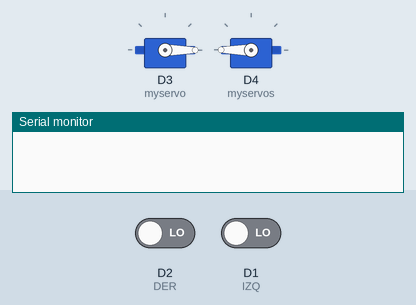
The sketch below on a simulated ESP8266 (NodeMCU). Parts: 2 × servo, the last lines printed to the serial monitor. The test bench sets the inputs (shaded band); at power-on: D2 (DER) LOW, D1 (IZQ) LOW.

Above: at 0.01 s.
At 1.26 s:
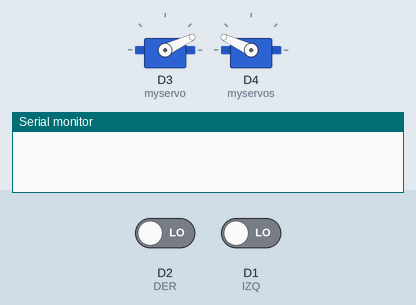
1.3 s: D2 (DER) driven HIGH
At 2.01 s:
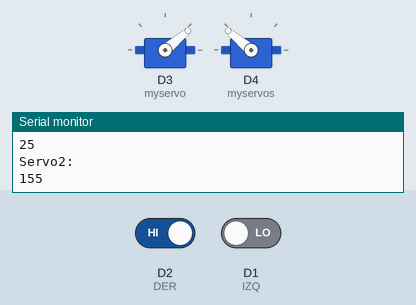
Timing chart, 0 to 16.3 s (numbered marks = the images above; inputs shaded):
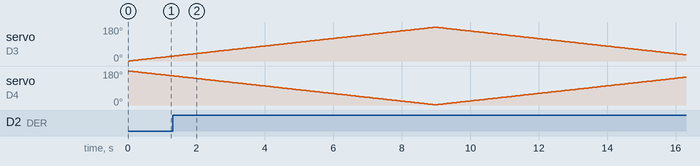

Measured:
- by itself, servo on D3 (myservo): rises from 25° to 179° in 7.7 s, then falls to 33° in 7.3 s

The sketch:

interruptor3__1_.ino
```cpp
// defines pins numbers
#include <ArduinoJson.h>
#include <ESP8266WiFi.h>
#include <ESP8266HTTPClient.h>
#include <WiFiClient.h>
#include <Servo.h>

Servo myservo;// crea el objeto servo
Servo myservos;
int pos = 0, con = 0, c=0, d=0, gra,grad;    // posicion del servo
const int IZQ=D1;
const int DER=D2;
int val, vel, a=0,b=0,seri=0, sera=0, cont=0;
String interruptora="", interruptorb="", est="";

void setup(){
  pinMode(IZQ,INPUT);
  pinMode(DER,INPUT);
  myservo.attach(D3);  // vincula el servo al pin digital 9
  myservos.attach(D4);  // vincula el servo al pin digital 9
  Serial.begin(9600);
}

void loop(){
val=digitalRead(IZQ);
vel=digitalRead(DER);
seri = myservo.read();
sera = myservos.read();
cont = cont + 1;

if (cont == 1){
c = 0;
myservo.write(c);
interruptora = "Servo1:";
gra = seri;
myservos.write(180 - c);
interruptorb = "Servo2:";
grad = sera;
delay(50);
}
else if (cont > 1 and cont <=180){
c = c + 1;
myservo.write(c);
interruptora = "Servo1:";
gra = seri;
myservos.write(180 - c);
interruptorb = "Servo2:";
grad = sera;
delay(50);
}else if (cont >= 181 and cont <= 360){
c = c - 1;
myservo.write(c);
interruptora = "Servo1:";
gra = seri;
myservos.write(180-c);
interruptorb = "Servo2:";
grad = sera;
delay(50);
if(cont==360){
  cont = cont *0;
}
}
if (val==HIGH){
  a=a+1;
  b=0;
  con = 0;
  if(a==1){
    Serial.println(interruptora);
    Serial.println(gra);
    Serial.println(interruptorb);
    Serial.println(grad);
}
}
else if (vel==HIGH){
  b=b+1;
  a=0;
  con = 180;
  if(b==1){
    Serial.println(interruptora);
    Serial.println(gra);
    Serial.println(interruptorb);
    Serial.println(grad);
}
}
}
```
